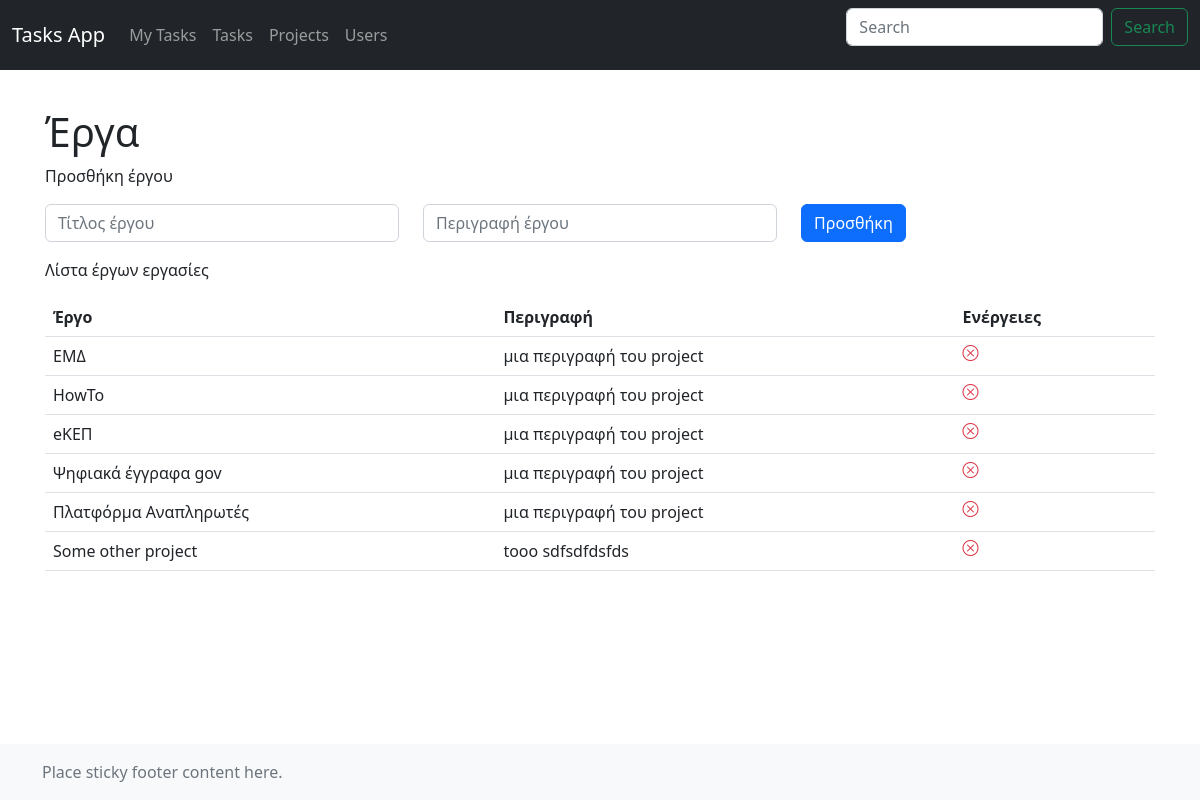
Page /projects on the earlier database version.
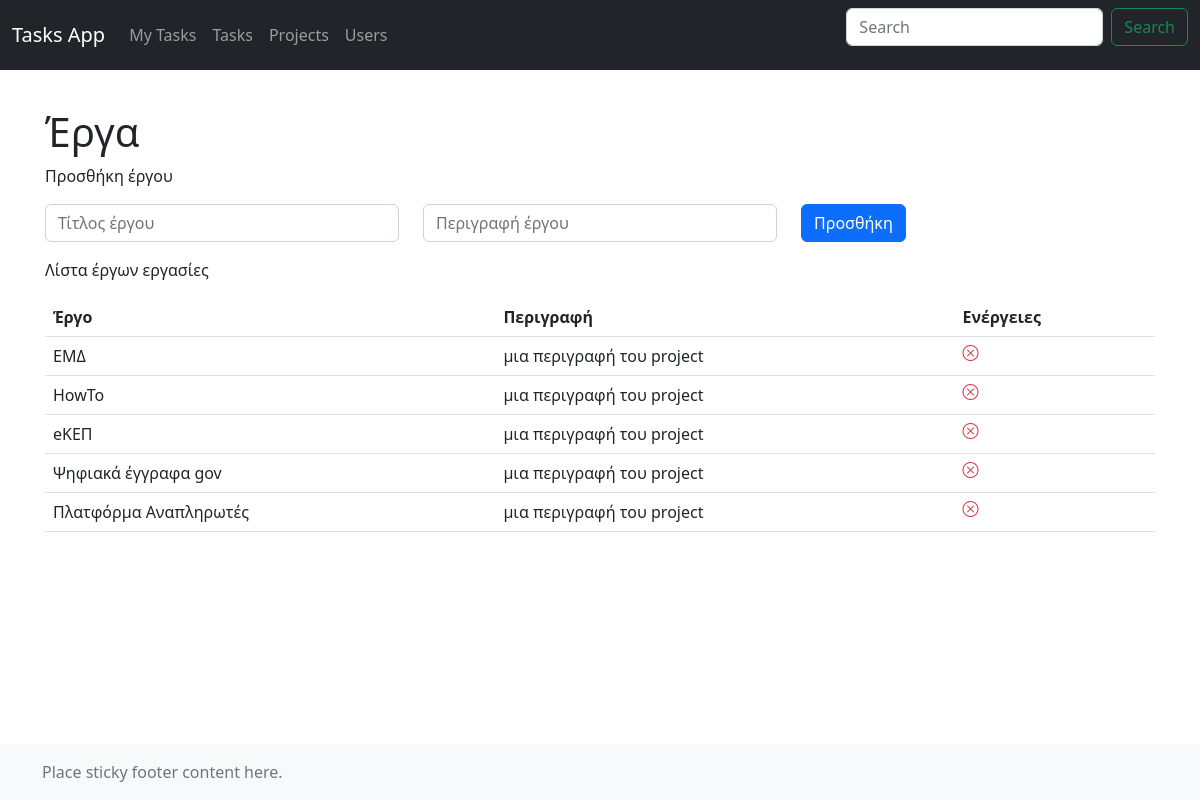
Same page on the later database version.
### app/models.py (models this page shows)
class Project(db.Model):
    id = db.Column(db.Integer, primary_key=True)
    name = db.Column(db.String(), nullable=False)
    description = db.Column(db.String())
    tasks = db.relationship('Task', backref='project')

### app/routes.py (the view, shortened to what this page needs)
@app.route('/projects', methods=['GET', 'POST'])
def projects():
    all_projects = db.session.execute(db.select(Project)).scalars()
    return render_template('projects.html', projects=all_projects)

### app/templates/projects.html
{% extends 'base.html' %}
{% block content %}
<h1 class="mt-5">Έργα</h1>
<p>Προσθήκη έργου</p>
<form action="{{ url_for('projects') }}", method="POST">
    <div class="row">
        <div class="col">
            <input type="text" class="form-control" placeholder="Τίτλος έργου" name="name" aria-label="Project name" required>
        </div>
        <div class="col">
            <input type="text" class="form-control" placeholder="Περιγραφή έργου" name="description" aria-label="Project description">
        </div>
        <div class="col">
            <button type="submit" class="btn btn-primary">Προσθήκη</button>
        </div>
    </div>
</form>
<p>Λίστα έργων εργασίες</p>
<table class="table">
    <thead>
        <tr>
            <th scope="col">Έργο</th>
            <th scope="col">Περιγραφή</th>
            <th scope="col">Ενέργειες</th>
        </tr>
    </thead>
    <tbody>
        {% for project in projects %}
        <tr>
            <td>{{ project.name }}</td>
            <td>{{ project.description }}</td>
            <td><a href="{{ url_for('project_delete',id=project.id) }}"><i class="bi bi-x-circle text-danger"></i></a></td>
        </tr>
        {% endfor %}
    </tbody>
</table>
{% endblock %}

### app/templates/base.html (shortened to what this page needs)
<html>
    <head>
        <link href="https://cdn.jsdelivr.net/npm/bootstrap@5.2.2/dist/css/bootstrap.min.css" rel="stylesheet">
        <link rel="stylesheet" href="https://cdn.jsdelivr.net/npm/bootstrap-icons@1.10.1/font/bootstrap-icons.css">
    </head>
    <body class="d-flex flex-column h-100">
<header>
  <nav class="navbar navbar-expand-md navbar-dark fixed-top bg-dark">
    <div class="container-fluid">
      <a class="navbar-brand" href="{{ url_for('index') }}">Tasks App</a>
      <div class="collapse navbar-collapse" id="navbarCollapse">
        <ul class="navbar-nav me-auto mb-2 mb-md-0">
          <li class="nav-item">
            <a class="nav-link" aria-current="page" href="{{ url_for('mytasks') }}">My Tasks</a>
          </li>
          <li class="nav-item">
            <a class="nav-link" href="{{ url_for('alltasks') }}">Tasks</a>
          </li>
          <li class="nav-item">
            <a class="nav-link" href="{{ url_for('projects') }}">Projects</a>
          </li>
          <li class="nav-item">
            <a class="nav-link" href="{{ url_for('users') }}">Users</a>
          </li>
        </ul>
        <form class="d-flex" role="search">
          <input class="form-control me-2" type="search" placeholder="Search" aria-label="Search">
          <button class="btn btn-outline-success" type="submit">Search</button>
        </form>
      </div>
    </div>
  </nav>
</header>
<main class="flex-shrink-0">
  <div class="container">
    {% block content %} {% endblock %}
  </div>
</main>
<footer class="footer mt-auto py-3 bg-light">
  <div class="container">
    <span class="text-muted">Place sticky footer content here.</span>
  </div>
</footer>
    </body>
</html>

### app/templates/base.html (style rules this page uses)
main > .container { padding: 60px 15px 0; }

Differences in the rows shown:
removed Project: name "Some other project", description "tooo sdfsdfdsfds"
